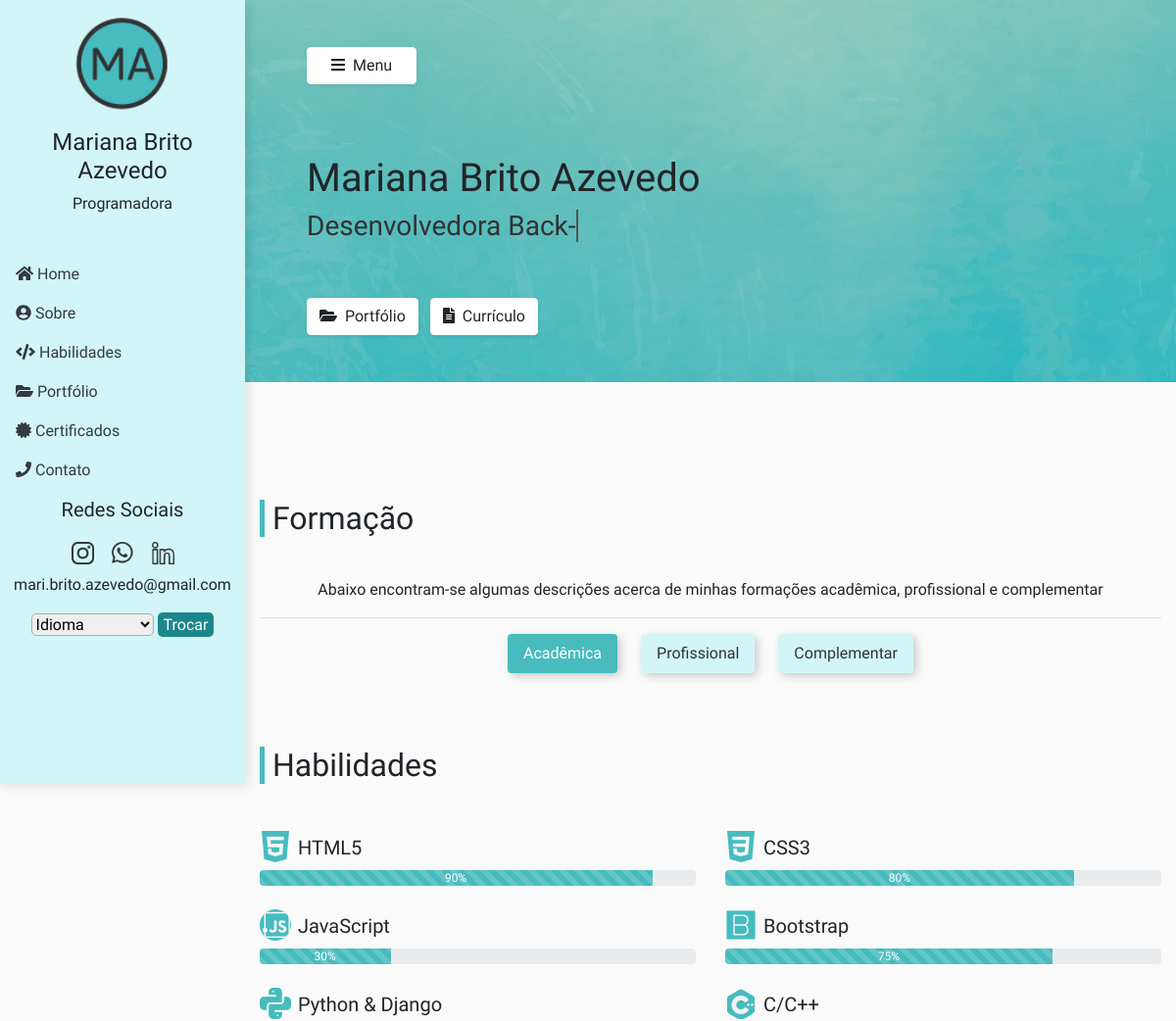
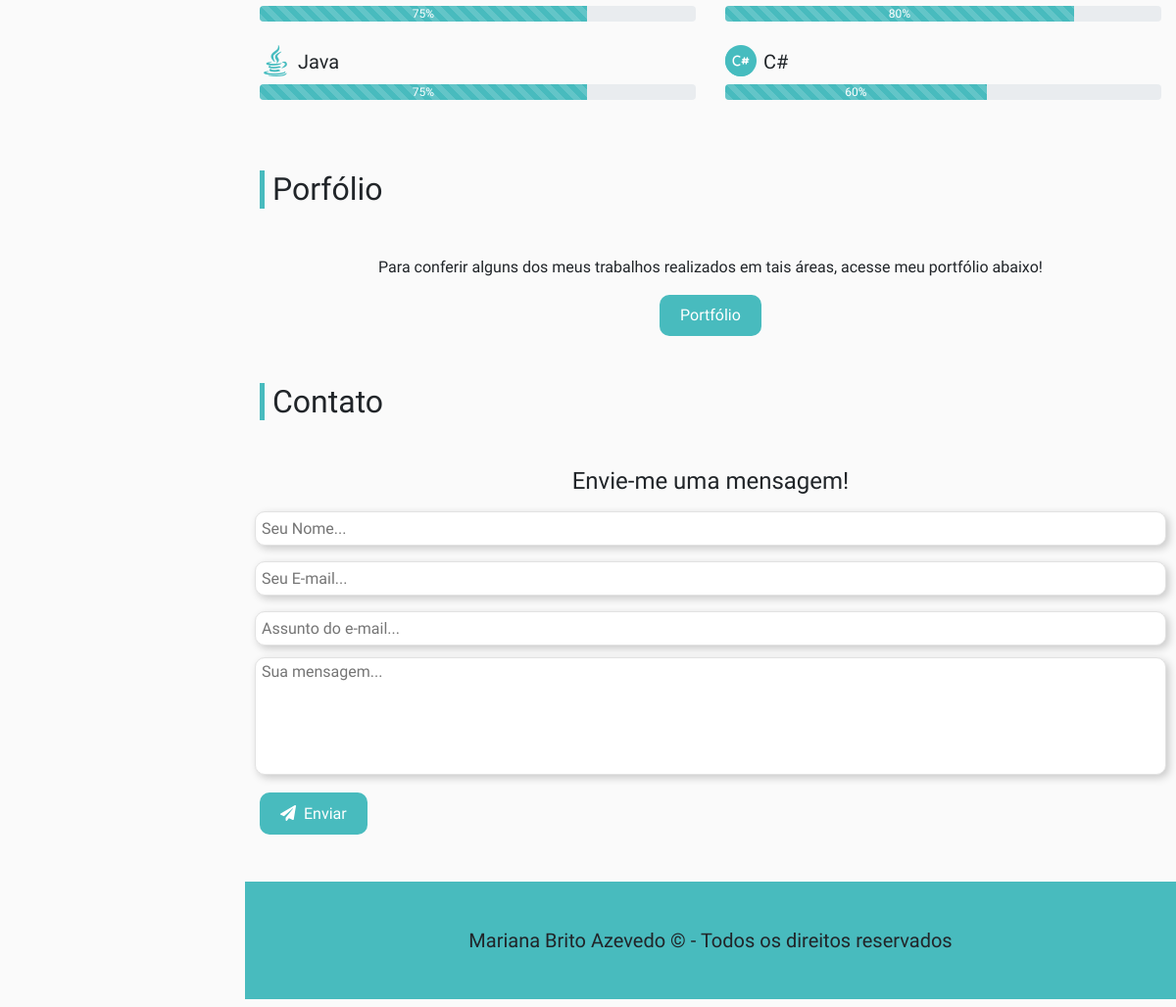
Before: / with the older database file (2 pictures, top to bottom).
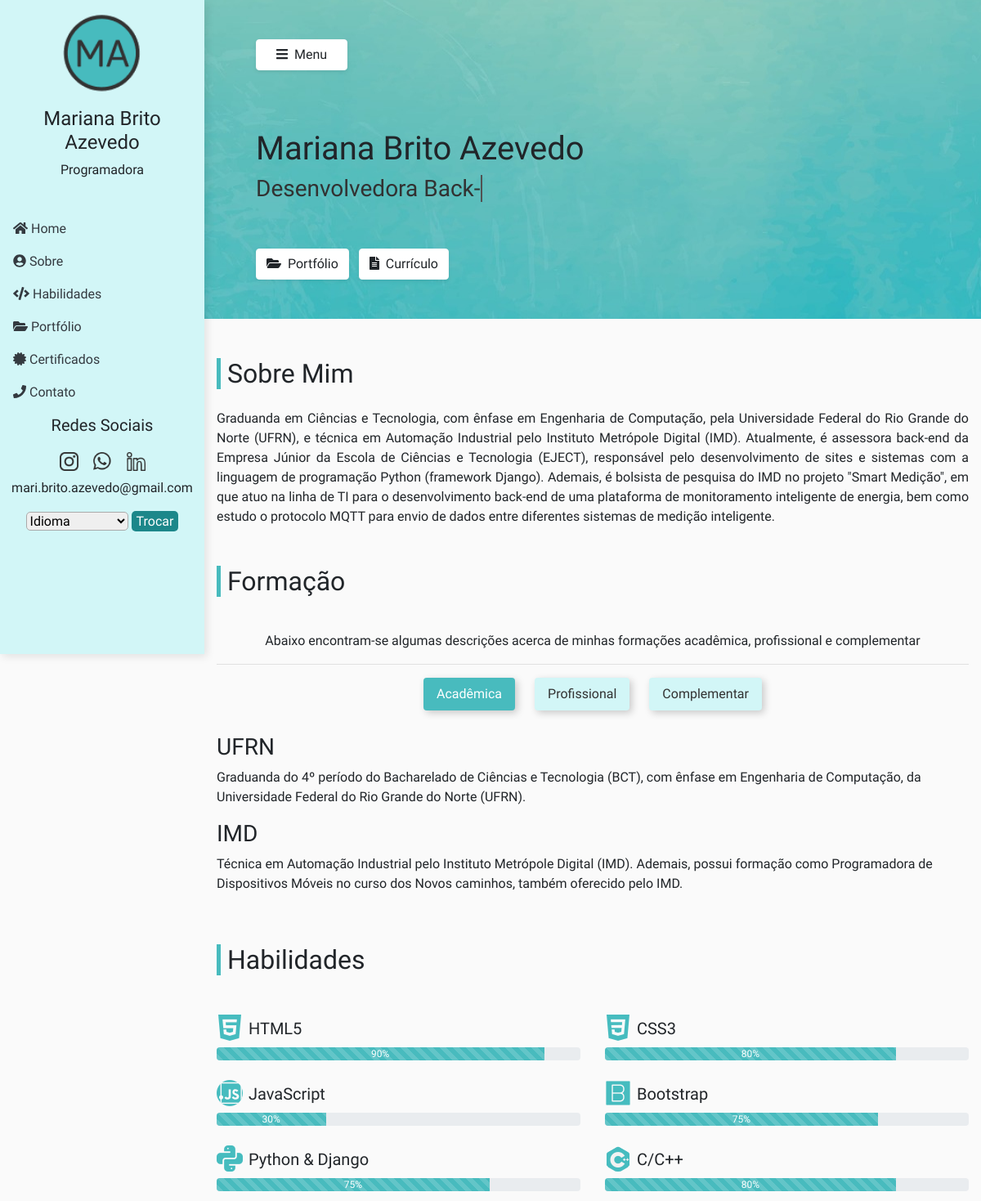
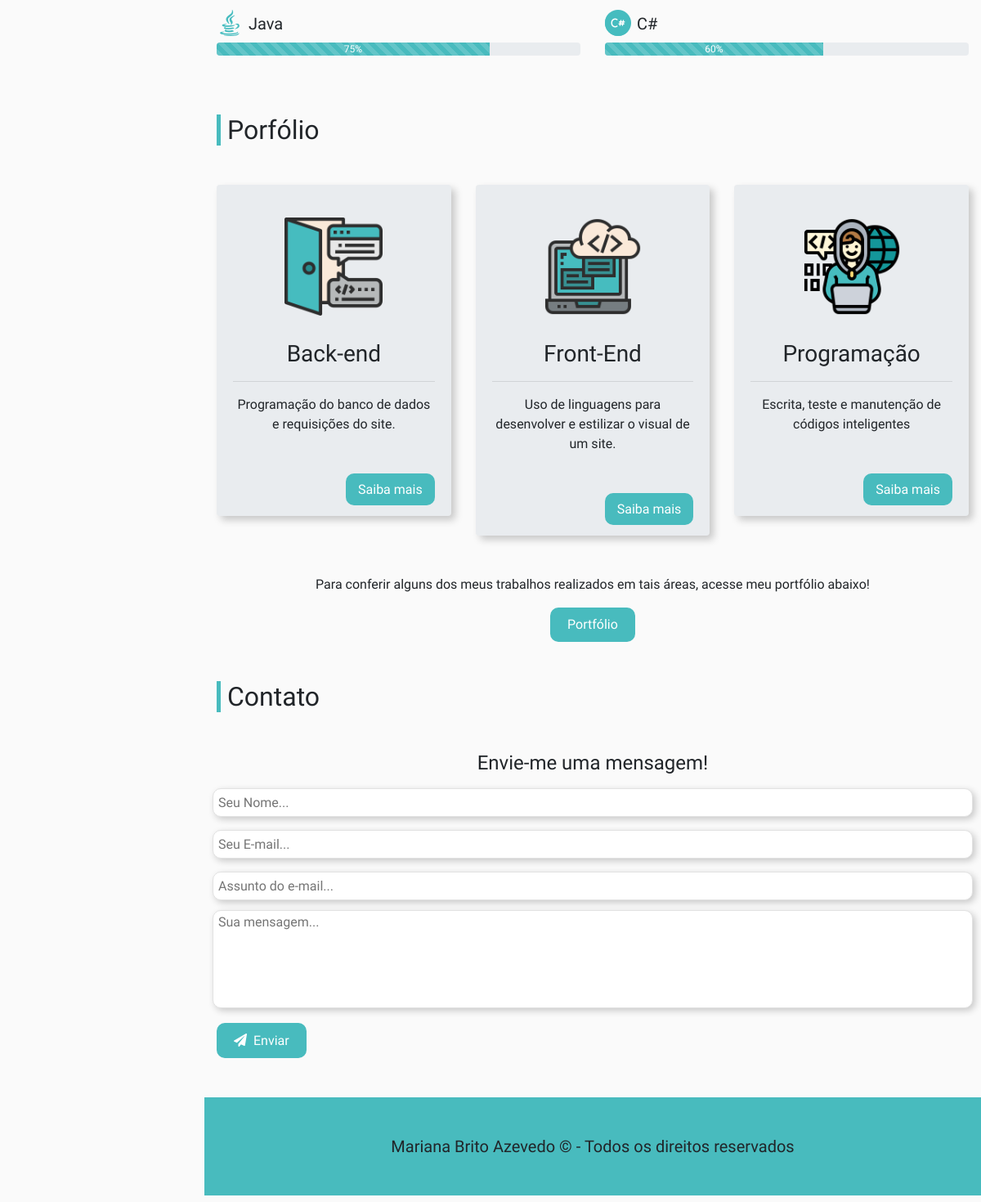
After: the same page with the newer database file (2 pictures, top to bottom).
### core/models.py (models this page shows, shortened)
class SobreMim(models.Model):
    titulo_port = models.CharField('Título português', max_length=100)
    titulo_ing = models.CharField('Título Inglês', max_length=100)
    texto_port = models.TextField()
    texto_ing = models.TextField()

class FormacaoAcademica(models.Model):
    subtitulo_port = models.CharField('Subtítulo português', max_length=100)
    subtitulo_ing = models.CharField('Subtítulo inglês', max_length=100)
    texto_port = models.TextField('Texto português')
    texto_ing = models.TextField('Texto inglês')

class CardPortfolio(models.Model):
    img_card = models.ImageField(upload_to='port/images', verbose_name='Imagem Card', null=True, blank=True)
    titulo_port = models.CharField('Título português', max_length=100)
    titulo_ing = models.CharField('Título Inglês', max_length=100)
    subtitulo_port = models.CharField('Subtítulo português', max_length=300)
    subtitulo_ing = models.CharField('Subtítulo inglês', max_length=300)
    modal_port = models.TextField('Texto modal português')
    modal_ing = models.TextField('Texto modal inglês')

### core/views.py (the view)
# urls.py: path('', views.index, name='index'),
def index(request):
    template_name = 'core/index.html'
    show_script = False
    sobremim = SobreMim.objects.last()
    form_academica = FormacaoAcademica.objects.all()
    form_profissional = FormacaoProfissional.objects.all()
    form_complementar = FormacaoComplementar.objects.all()
    card_port = CardPortfolio.objects.all()
    context = {}
    if request.method == 'POST' and 'button-port' in request.POST:
        form_port = ContactMessagePortugues(request.POST)
        if form_port.is_valid():
            context['is_valid'] = True
            form_port.send_mail_portugues()
            form_port = ContactMessagePortugues()
            show_script = True
    else:
        form_port = ContactMessagePortugues()
    if request.method == 'POST' and 'button-ing' in request.POST:
        form_ing = ContactMessageIngles(request.POST)
        if form_ing.is_valid():
            context['is_valid'] = True
            form_ing.send_mail_ingles()
            form_ing = ContactMessageIngles()
            show_script = True
    else:
        form_ing = ContactMessageIngles()
    context = {
        'form_port': form_port,
        'form_ing': form_ing,
        'sobremim': sobremim,
        'form_academica': form_academica,
        'form_profissional': form_profissional,
        'form_complementar': form_complementar,
        'card_port': card_port,
        'show_script': show_script,
    }
    return render(request, template_name, context)

### core/templates/core/index.html (shortened to what this page needs)
{% load static %}
{% load i18n %}
{% get_current_language as LANGUAGE_CODE %}
<!DOCTYPE html>
<html lang="en">
<head>
    <link rel="stylesheet" href="{% static 'css/bootstrap.css' %}">
    <link rel="stylesheet" href="{% static 'css/style.css' %}">
    <link rel="stylesheet" href="{% static 'css/fontawesome.css' %}">
</head>
<body>
    {% if LANGUAGE_CODE == 'pt-br' %}
    <div class="vertical-nav" id="sidebar">
        <div class="py-3 px-3 mb-2">
            <div class="media d-flex align-items-center"><img class="mx-auto mb-3" src="{% static 'img/logo.PNG' %}" alt=""></div>
            <div class="media-body">
                <h4 class="text-center">Mariana Brito Azevedo</h4>
                <p class="text-center">Programadora</p>
            </div>
        </div>
        <ul class="nav flex-column mb-0">
            <li class="nav-item">
                <a href="#home" class="nav-link text-dark">
                    <i class="fas fa-home"></i> Home
                </a>
            </li>
            <li class="nav-item">
                <a href="#sobre" class="nav-link text-dark">
                    <i class="fa fa-user-circle"></i> Sobre
                </a>
            </li>
            <li class="nav-item">
                <a href="#habilidades" class="nav-link text-dark">
                    <i class="fas fa-code"></i> Habilidades
                </a>
            </li>
            <li class="nav-item">
                <a href="#portfolio" class="nav-link text-dark">
                    <i class="fas fa-folder-open"></i> Portfólio
                </a>
            </li>
            <li class="nav-item">
                <a href="{% url 'port:certificado' %}" class="nav-link text-dark">
                    <i class="fas fa-certificate"></i> Certificados
                </a>
            </li>
            <li class="nav-item">
                <a href="#contato" class="nav-link text-dark">
                    <i class="fas fa-phone"></i> Contato
                </a>
            </li>
        </ul>
        <h5 class="py-2 text-center">Redes Sociais</h5>
        <div class="social-media d-flex justify-content-center mx-auto" style="display: inline-block;">
            <a href="https://instagram.com/maribazevedo_/" target="_blank"><img src="{% static 'img/insta.png' %}" alt="" class="mx-1"></a>
            <a href="https://api.whatsapp.com/send?phone=5584988234626" target="_blank"><img src="{% static 'img/wpp.png' %}" alt="" class="mx-1"></a>
            <a href="https://www.linkedin.com/in/mariana-brito-azevedo/" target="_blank"><img src="{% static 'img/linkedin.png' %}" alt="" class="mx-1"></a>
        </div>
        <p class="text-center mt-1">mari.brito.azevedo@gmail.com</p>
        <div class="d-flex justify-content-center mx-auto">
            <form action="{% url 'set_language' %}" method="post">{% csrf_token %}
                <select name="language" style="outline: 0; border: 1px solid #aaaaaa; border-radius: 5px;">
                    <option value="" selected disabled>Idioma</option>
                    {% get_current_language as LANGUAGE_CODE %}
                </select>
                <input type="submit" value="Trocar" style="height: 25px; background-color: #1c878a; color: white; outline: 0; border: 0; border-radius: 5px; cursor: pointer;"/>
            </form>
        </div>
    </div>
                            {% get_current_language as LANGUAGE_CODE %}
    <div class="page-content p-5" id="content">
        <div class="container">
            <div class="inicio" id="home">
                <button id="sidebarCollapse" type="button" class="btn btn-light bg-white rounded-pill shadow-sm px-4 mb-4"><i class="fa fa-bars mr-2"></i>Menu</button>
                <h1 class="pt-5">Mariana Brito Azevedo</h1>
                <h3>
                    <a href="" class="typewrite" data-period="2000" data-type='[ "Desenvolvedora Back-end", "Estudante de computação", "Programadora", "Pesquisadora desenvolvimento web" ]' style="color: #323232; text-decoration: none;">
                    </a>
                </h3>
                <div class="buttons pt-5" style="display: inline-block;">
                    <a href="{% url 'port:index' %}"><button class="btn btn-light bg-white rounded-pill shadow-sm mr-2"><i class="fas fa-folder-open mr-2"></i>Portfólio</button></a>
                    <a href="http://buscatextual.cnpq.br/buscatextual/visualizacv.do?id=K2874173U7&tokenCaptchar=03AGdBq24c42xWltJX0O8zdOoh-MNIRt717i2RAoqHceH17YoC_sZplru6bNcg0-tiI16r_0RhDEU3jE9QEPb3WlFLC_4Vsh-mRKBzY8TOT_Yvh6V4opGnsMNeiVJcUciPDFkNLyzAQwAiHJSIHE2tCY46-ABVUyMIFPF48-LaKG865MMsVHeVxJza7ZwP7PCJujBELnsJZcQo6VSDpNSxztSLSVtxmO4r8J6XmOPXD885L6T1Yyf17Yq9-oZru_PDF0ODjZ-OVYwDq6xUzQxmRUpTk-Du0PEEGrN03Bj30DvOJBiZa7rvfjwPBaT2Kq97-s3GXaEbg0SEPHrpcvYJUjdXFcs1RHYXWn_KuGz21RNBVkqFxNPqyA_dte39T9MXqUijiLfemGADUkj3uvcVtDkiOmJ7r1cjEOYalcQqO0ANMjhxQDBo2KNCSE-BJHt1L0-eBqTXKPLEGQEjoUmjZO5IdNnshHzZGA"
                        target="_blank"><button class="btn btn-light bg-white rounded-pill shadow-sm"><i class="fas fa-file-alt mr-2"></i>Currículo</button></a>
                </div>
            </div>
        </div>
    </div>
    <div class="page-content-sobre" id="content2">
        <div class="container pt-5" id="sobre">
            <h2>{{sobremim.titulo_port}}</h2>
            <p class="pt-3 text-justify">{{sobremim.texto_port}}</p>
            <h2 class="mt-5">Formação</h2>
            <div class="jumbotron jumbotron-fluid">
                <div class="row">
                    <div class="col-12 text-center">
                        <p style="margin-top: -30px;">Abaixo encontram-se algumas descrições acerca de minhas formações acadêmica, profissional e complementar</p>
                        <hr>
                    </div>
                </div>
                <div class="row">
                    <div class="col-12">
                        <ul class="nav nav-pills justify-content-center mb-4" id="nav-pills" role="tablist">
                            <li class="nav-item">
                                <a href="#nav-item-01" class="nav-link active mr-4 mb-1" id="nav-pills-01" data-toggle="pill">Acadêmica</a>
                            </li>
                            <li class="nav-item">
                                <a href="#nav-item-02" class="nav-link mr-4 mb-1" id="nav-pills-02" data-toggle="pill">Profissional</a>
                            </li>
                            <li class="nav-item">
                                <a href="#nav-item-03" class="nav-link mb-1" id="nav-pills-03" data-toggle="pill">Complementar</a>
                            </li>
                        </ul>
                        <div class="tab-content" id="nav-pills-content">
                            <div class="tab-pane fade show active" id="nav-item-01" role="tabpanel">
                                <div class="row">
                                    <div class="col-12">
                                        {% for formacao in form_academica %}
                                        <h3>{{formacao.subtitulo_port}}</h3>
                                        <p>{{formacao.texto_port}}</p>
                                        {% endfor %}
                                    </div>
                                </div>
                            </div>
                        </div>
                    </div>
                </div>
            </div>
            <h2 style="margin-top: -50px;" class="mb-5" id="habilidades">Habilidades</h2>
            <div class="row">
                <div class="col-sm-6 img-habilidade">
                    <img src="{% static 'img/html.png' %}" alt="" class="mb-2">
                    <h5>HTML5</h5>
                    <div class="progress mb-4">
                        <div class="progress-bar progress-bar-striped bg-green-progress" role="progressbar" aria-valuenow="90" aria-valuemin="0" aria-valuemax="100" style="width:90%">
                            90%
                        </div>
                    </div>
                </div>
                <div class="col-sm-6 img-habilidade">
                    <img src="{% static 'img/css.png' %}" alt="" class="mb-2">
                    <h5>CSS3</h5>
                    <div class="progress mb-4">
                        <div class="progress-bar progress-bar-striped bg-green-progress" role="progressbar" aria-valuenow="80" aria-valuemin="0" aria-valuemax="100" style="width:80%">
                            80%
                        </div>
                    </div>
                </div>
                <div class="col-sm-6 img-habilidade">
                    <img src="{% static 'img/javascript.png' %}" alt="" class="mb-2">
                    <h5>JavaScript</h5>
                    <div class="progress mb-4">
                        <div class="progress-bar progress-bar-striped bg-green-progress" role="progressbar" aria-valuenow="30" aria-valuemin="0" aria-valuemax="100" style="width:30%">
                            30%
                        </div>
                    </div>
                </div>
                <div class="col-sm-6 img-habilidade">
                    <img src="{% static 'img/bootstrap.png' %}" alt="" class="mb-2">
                    <h5>Bootstrap</h5>
                    <div class="progress mb-4">
                        <div class="progress-bar progress-bar-striped bg-green-progress" role="progressbar" aria-valuenow="75" aria-valuemin="0" aria-valuemax="100" style="width:75%">
                            75%
                        </div>
                    </div>
                </div>
                <div class="col-sm-6 img-habilidade">
                    <img src="{% static 'img/python.png' %}" alt="" class="mb-2">
                    <h5>Python & Django</h5>
                    <div class="progress mb-4">
                        <div class="progress-bar progress-bar-striped bg-green-progress" role="progressbar" aria-valuenow="75" aria-valuemin="0" aria-valuemax="100" style="width:75%">
                            75%
                        </div>
                    </div>
                </div>
                <div class="col-sm-6 img-habilidade">
                    <img src="{% static 'img/c++.png' %}" alt="" class="mb-2">
                    <h5>C/C++</h5>
                    <div class="progress mb-4">
                        <div class="progress-bar progress-bar-striped bg-green-progress" role="progressbar" aria-valuenow="80" aria-valuemin="0" aria-valuemax="100" style="width:80%">
                            80%
                        </div>
                    </div>
                </div>
                <div class="col-sm-6 img-habilidade">
                    <img src="{% static 'img/java.png' %}" alt="" class="mb-2">
                    <h5>Java</h5>
                    <div class="progress mb-4">
                        <div class="progress-bar progress-bar-striped bg-green-progress" role="progressbar" aria-valuenow="75" aria-valuemin="0" aria-valuemax="100" style="width:75%">
                            75%
                        </div>
                    </div>
                </div>
                <div class="col-sm-6 img-habilidade">
                    <img src="{% static 'img/csharp.png' %}" alt="" class="mb-2">
                    <h5>C#</h5>
                    <div class="progress mb-4">
                        <div class="progress-bar progress-bar-striped bg-green-progress" role="progressbar" aria-valuenow="60" aria-valuemin="0" aria-valuemax="100" style="width:60%">
                            60%
                        </div>
                    </div>
                </div>
            </div>
            <h2 class="my-5" id="portfolio">Porfólio</h2>
            <div class="row justify-content-sm-center">
                {% for card in card_port %}
                <div class="col-md-6 col-lg-4">
                    <div class="card mb-5">
                        <div class="img-card-symbol">
                            <img src="{{card.img_card.url}}" alt="">
                        </div>
                        <div class="card-body">
                            <h3 class="card-title text-center">{{card.titulo_port}}</h3>
                            <hr>
                            <p class="card-text text-center">{{card.subtitulo_port}}</p>
                        </div>
                        <div class="card-body mt-3 text-right">
                            <a href="#" class="card-link" data-toggle="modal" data-target="#siteModal-{{card.id}}">Saiba mais</a>
                        </div>
                    </div>
                </div>
                {% endfor %}
                <div class="row">
                    <div class="col-12">
                        <p class="text-center">Para conferir alguns dos meus trabalhos realizados em tais áreas, acesse meu portfólio abaixo!</p>
                        <button class="btn button-port d-flex justify-content-center mx-auto"> <a href="{% url 'port:index' %}" style="text-decoration: none; color: white;">Portfólio</a> </button>
                    </div>
                </div>
            </div>
            <h2 class="my-5" id="contato">Contato</h2>
            <h4 class="text-center">Envie-me uma mensagem!</h4>
            <form method="POST">
                <div class="row">
                     {% csrf_token %} {% for field in form_port %} {{ field }} {% endfor %}
                </div>
                <button class="btn button-port mt-2 mb-5" type="submit" name='button-port'><i class="fas fa-paper-plane mr-2 mt-1"></i>Enviar</button>
            </form>
        </div>
    </div>
    <div class="page-footer" id="content3" style="background-color: #48BBBE;">
        <div class="container">
            <h5 class="py-5 text-center">Mariana Brito Azevedo &copy - Todos os direitos reservados</h5>
        </div>
    </div>
    {% endif %}
</body>
</html>

Changed rows visible on the page:
added SobreMim: titulo_port "Sobre Mim", texto_port "Graduanda em Ciências e Tecnologia, com ênfase em Engenharia de Computação, pela Universidade Federal do Rio Grande do Norte (UFRN), e técnica em Automação Industrial pelo Instituto Metrópole Digital (IMD). Atualmente, é assessora back-end da Empresa Júnior da Escola de Ciências e Tecnologia (EJECT), responsável pelo desenvolvimento de sites e sistemas com a linguagem de programação Python (framework Django). Ademais, é bolsista de pesquisa do IMD no projeto \"Smart Medição\", em que atuo na linha de TI para o desenvolvimento back-end de uma plataforma de monitoramento inteligente de energia, bem como estudo o protocolo MQTT para envio de dados entre diferentes sistemas de medição inteligente."
added FormacaoAcademica: subtitulo_port "UFRN", texto_port "Graduanda do 4º período do Bacharelado de Ciências e Tecnologia (BCT), com ênfase em Engenharia de Computação, da Universidade Federal do Rio Grande do Norte (UFRN)."
added FormacaoAcademica: subtitulo_port "IMD", texto_port "Técnica em Automação Industrial pelo Instituto Metrópole Digital (IMD). Ademais, possui formação como Programadora de Dispositivos Móveis no curso dos Novos caminhos, também oferecido pelo IMD."
added CardPortfolio: img_card (picture), titulo_port "Back-end", subtitulo_port "Programação do banco de dados e requisições do site."
added CardPortfolio: img_card (picture), titulo_port "Front-End", subtitulo_port "Uso de linguagens para desenvolver e estilizar o visual de um site."
added CardPortfolio: img_card (picture), titulo_port "Programação", subtitulo_port "Escrita, teste e manutenção de códigos inteligentes"
